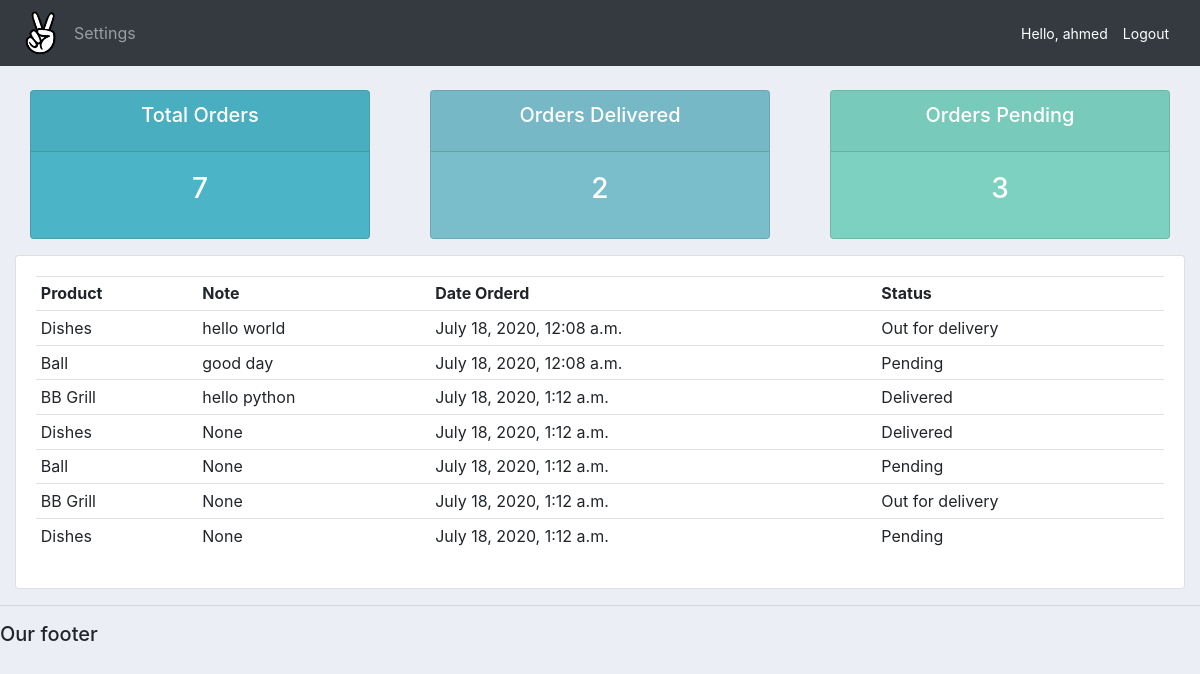
The app's page /user/ (signed in) with its own data.
### accounts/models.py (models this page shows, shortened)
class Order(models.Model):
    STATUS = (
        ('Pending','Pending'),
        ('Out for delivery','Out for delivery'),
        ('Delivered','Delivered'),
    )
    customer = models.ForeignKey(Customer,null=True,on_delete=models.SET_NULL)
    product = models.ForeignKey(Product,null=True,on_delete=models.SET_NULL)
    date_created = models.DateTimeField(auto_now_add=True,null=True)
    status = models.CharField(max_length=200,null=True,choices=STATUS)
    note = models.CharField(max_length=1000,null=True)

class Product(models.Model):
    CATEGORY = (
        ('Indoor','Indoor'),
        ('Out Door','Out Door'),
    )
    name = models.CharField(max_length=200,null=True)
    price = models.FloatField(null=True)
    category = models.CharField(max_length=200,null=True,choices=CATEGORY)
    decription = models.CharField(max_length=200,null=True,blank=True)
    date_created = models.DateTimeField(auto_now_add=True,null=True)
    tag = models.ManyToManyField(Tag)
    def __str__(self):
        return self.name

### accounts/decorators.py (the view)
        def wrapper_func(request, *args, **kwargs):
            group = None
            if request.user.groups.exists():
                group = request.user.groups.all()[0].name
            if group in allowed_roles:
                return view_func(request, *args, **kwargs)
            else:
                return HttpResponse("You don't have permission to access this page")

### accounts/views.py (called while the page is built)
@login_required(login_url='login')
@allowed_users(allowed_roles=['customer'])
def UserPage(request):
	orders = request.user.customer.order_set.all()
	total_orders = orders.count()
	delivered = orders.filter(status='Delivered').count()
	pending = orders.filter(status='Pending').count()
	context = {'orders':orders,
	'total_orders':total_orders,
    'delivered':delivered,
	'pending':pending }
	return render(request, 'accounts/user.html', context)

### accounts/templates/accounts/user.html
{%  extends 'accounts/main.html' %}
{% block content %}
{%  include 'accounts/status.html' %}
<div class="row">
	<div class="col-md">
		<div class="card card-body">
			<table class="table table-sm">
				<tr>
					<th>Product</th>
					<th>Note</th>
					<th>Date Orderd</th>
					<th>Status</th>
				</tr>
				{% for order in orders %}
				<tr>
					<td>{{order.product}}</td>
					<td>{{order.note}}</td>
					<td>{{order.date_created}}</td>
					<td>{{order.status}}</td>
				</tr>
				{% endfor %}
			</table>
		</div>
	</div>
</div>
{% endblock content %}

### accounts/templates/accounts/navbar.html (shortened to what this page needs)
{% load static %}
<nav class="navbar navbar-expand-lg navbar-dark bg-dark">
    <img src="{% static 'images/logo.png' %}" width="50" height="50" style="margin: 0; padding:0;">
    <div class="collapse navbar-collapse" id="navbarNav">
      <ul class="navbar-nav">
        {% if request.user.is_staff %}
        <li class="nav-item active">
          <a class="nav-link" href="{% url 'home' %}">Dashboard</a>
        </li>
        <li class="nav-item">
          <a class="nav-link" href="{% url 'products' %}">Products</a>
        </li>
        {% else %}
        <li class="nav-item">
          <a class="nav-link" href="{% url 'account' %}">Settings</a>
        </li>
        {% endif %}
      </ul>
    </div>
    <span class="hello-msg">Hello, {{ request.user }} </span>
    <span><a class="hello-msg" href="{% url 'logout' %}">Logout</a></span>
  </nav>

### static/css/main.css (style rules this page uses)
body { background-color: #ebeff5; }

### accounts/templates/accounts/navbar.html (style rules this page uses)
.hello-msg { font-size: 14px; color: #fff; margin-right: 15px; }

### records on screen
Order: product "Dishes", note "hello world", date_created "July 18, 2020, 12:08 a.m.", status "Out for delivery"
Order: product "Ball", note "good day", date_created "July 18, 2020, 12:08 a.m.", status "Pending"
Order: product "BB Grill", note "hello python", date_created "July 18, 2020, 1:12 a.m.", status "Delivered"
Order: product "Dishes", note "None", date_created "July 18, 2020, 1:12 a.m.", status "Delivered"
Order: product "Ball", note "None", date_created "July 18, 2020, 1:12 a.m.", status "Pending"
Order: product "BB Grill", note "None", date_created "July 18, 2020, 1:12 a.m.", status "Out for delivery"
Order: product "Dishes", note "None", date_created "July 18, 2020, 1:12 a.m.", status "Pending"

### other values on screen
{{ request.user }} "ahmed"
{{ total_orders }} "7"
{{ delivered }} "2"
{{ pending }} "3"
